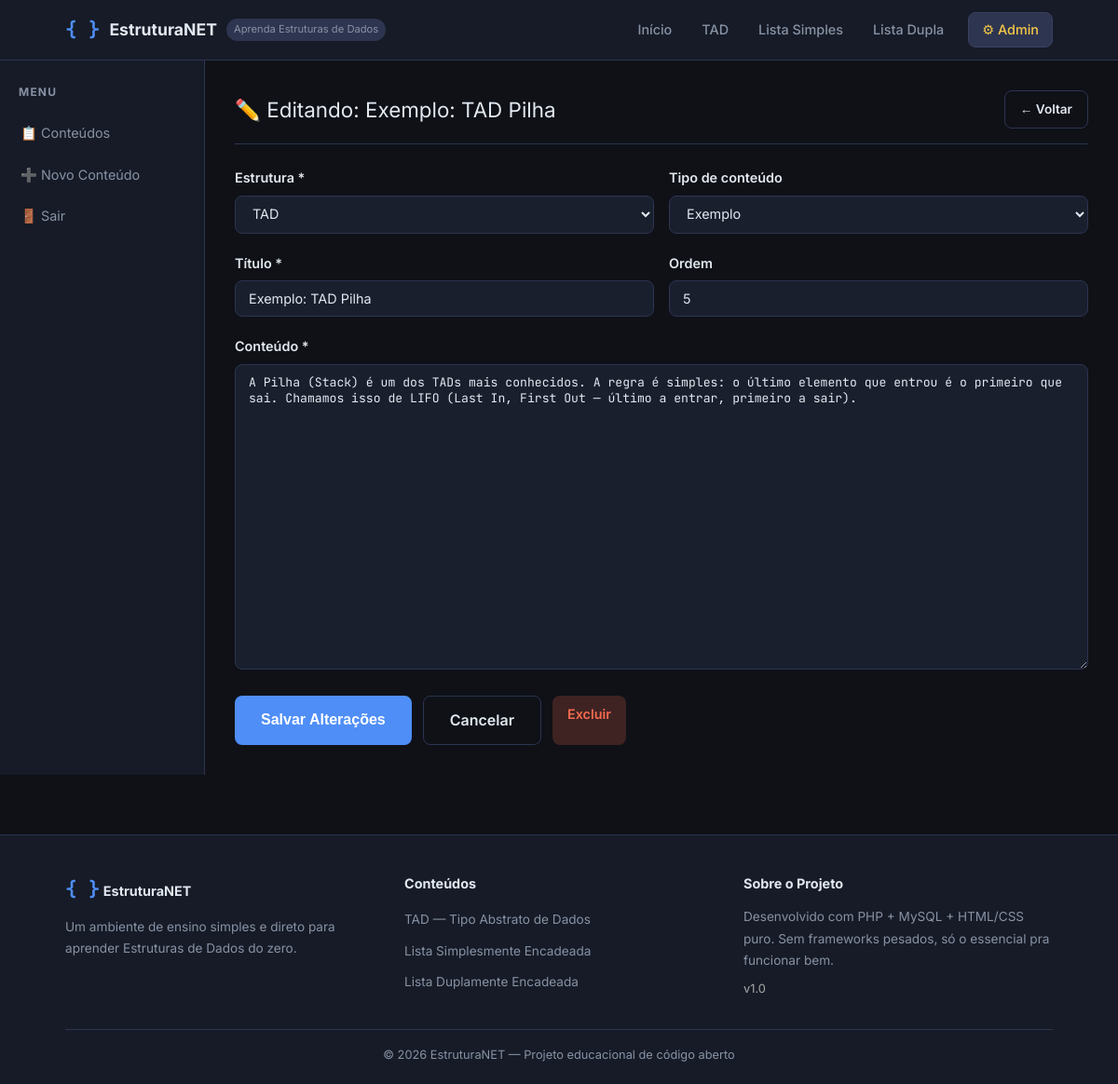
The page /admin/editar.php?id=11 (signed in) on the database its author committed.
### tables this page shows
CREATE TABLE `conteudos` (
  `id` int(11) NOT NULL,
  `estrutura` enum('tad','lista_simples','lista_dupla') NOT NULL COMMENT 'Qual estrutura esse conteúdo pertence',
  `tipo` enum('teoria','exemplo','codigo','dica','exercicio') NOT NULL DEFAULT 'teoria',
  `titulo` varchar(255) NOT NULL COMMENT 'Título do bloco de conteúdo',
  `conteudo` text NOT NULL COMMENT 'Corpo do conteúdo (HTML básico permitido)',
  `ordem` int(11) NOT NULL DEFAULT 10 COMMENT 'Ordem de exibição (menor = primeiro)',
  `ativo` tinyint(1) NOT NULL DEFAULT 1 COMMENT '1=ativo, 0=inativo',
  `criado_em` datetime NOT NULL DEFAULT current_timestamp(),
  `editado_em` datetime NOT NULL DEFAULT current_timestamp() ON UPDATE current_timestamp()
);

### admin/editar.php (the view, shortened to what this page needs)
<?php
$id       = (int)($_GET['id'] ?? 0);
$conexao  = conectar();
$stmt = $conexao->prepare("SELECT * FROM conteudos WHERE id = ?");
$stmt->bind_param('i', $id);
$stmt->execute();
$res  = $stmt->get_result();
$item = $res->fetch_assoc();
require_once '../includes/header.php';
$dados = $_SERVER['REQUEST_METHOD'] === 'POST' ? $_POST : $item;
?>
<div class="admin-layout">
    <aside class="admin-sidebar">
        <h4>Menu</h4>
        <a href="painel.php">📋 Conteúdos</a>
        <a href="novo.php">➕ Novo Conteúdo</a>
        <a href="logout.php">🚪 Sair</a>
    </aside>
    <div class="admin-conteudo">
        <div class="admin-titulo">
            <span>✏️ Editando: <?= htmlspecialchars($item['titulo']) ?></span>
            <a href="painel.php" class="btn-secundario" style="font-size:0.85rem;padding:8px 16px;">← Voltar</a>
        </div>
        <form method="POST" action="">
            <div class="form-linha">
                <div class="form-grupo">
                    <label>Estrutura *</label>
                    <select name="estrutura" required>
                        <option value="tad"          <?= $dados['estrutura'] === 'tad'          ? 'selected' : '' ?>>TAD</option>
                    </select>
                </div>
                <div class="form-grupo">
                    <label>Tipo de conteúdo</label>
                    <select name="tipo">
                        <?php foreach (['teoria','exemplo','codigo','dica','exercicio'] as $t): ?>
                        <option value="<?= $t ?>" <?= $dados['tipo'] === $t ? 'selected' : '' ?>>
                            <?= ucfirst($t) ?>
                        </option>
                        <?php endforeach; ?>
                    </select>
                </div>
            </div>
            <div class="form-linha">
                <div class="form-grupo">
                    <label>Título *</label>
                    <input type="text" name="titulo" value="<?= htmlspecialchars($dados['titulo']) ?>" required>
                </div>
                <div class="form-grupo">
                    <label>Ordem</label>
                    <input type="number" name="ordem" value="<?= $dados['ordem'] ?>" min="1" max="999">
                </div>
            </div>
            <div class="form-grupo">
                <label>Conteúdo *</label>
                <textarea name="conteudo" rows="18"><?= htmlspecialchars($dados['conteudo']) ?></textarea>
            </div>
            <div style="display:flex;gap:12px;">
                <button type="submit" class="btn-primario">Salvar Alterações</button>
                <a href="painel.php" class="btn-secundario">Cancelar</a>
                <a href="excluir.php?id=<?= $id ?>" class="btn-excluir btn-confirmar-excluir"
                   style="padding:8px 16px;border-radius:var(--raio);font-size:0.9rem;">
                    Excluir
                </a>
            </div>
        </form>
    </div>
</div>
<?php require_once '../includes/footer.php'; ?>

### assets/css/estilo.css (style rules this page uses)
:root { --cor-fundo: #0f1117; --cor-fundo2: #161b27; --cor-card: #1e2535; --cor-borda: #2d3550; --cor-primaria: #4f8ef7; --cor-secundaria: #7c5cbf; --cor-verde: #3ecf8e; --cor-amarelo: #f7c948; --cor-vermelho: #f76b4f; --cor-texto: #e2e8f0; --cor-texto-suave: #8892a4; --cor-codigo: #1a1f2e; --fonte-texto: 'Inter', sans-serif; --fonte-codigo: 'JetBrains Mono', monospace; --raio: 8px; --sombra: 0 2px 12px rgba(0,0,0,0.3); }
* { box-sizing: border-box; margin: 0; padding: 0; }
html { scroll-behavior: smooth; }
body { font-family: var(--fonte-texto); background: var(--cor-fundo); color: var(--cor-texto); line-height: 1.7; font-size: 16px; }
a { color: var(--cor-primaria); text-decoration: none; transition: color 0.2s; }
.btn-primario { display: inline-block; background: var(--cor-primaria); color: #fff !important; padding: 12px 28px; border-radius: var(--raio); font-weight: 600; font-size: 1rem; transition: all 0.2s; border: none; cursor: pointer; }
.btn-secundario { display: inline-block; background: transparent; color: var(--cor-texto) !important; padding: 12px 28px; border-radius: var(--raio); font-weight: 600; font-size: 1rem; transition: all 0.2s; border: 1px solid var(--cor-borda); cursor: pointer; }
.admin-layout { display: grid; grid-template-columns: 220px 1fr; gap: 0; min-height: calc(100vh - 64px); }
.admin-sidebar { background: var(--cor-fundo2); border-right: 1px solid var(--cor-borda); padding: 24px 0; }
.admin-sidebar h4 { padding: 0 20px 12px; font-size: 0.75rem; text-transform: uppercase; letter-spacing: 0.1em; color: var(--cor-texto-suave); }
.admin-sidebar a { display: block; padding: 10px 20px; color: var(--cor-texto-suave); font-size: 0.9rem; transition: all 0.2s; border-left: 2px solid transparent; }
.admin-conteudo { padding: 32px; }
.admin-titulo { font-size: 1.4rem; margin-bottom: 24px; padding-bottom: 16px; border-bottom: 1px solid var(--cor-borda); display: flex; align-items: center; justify-content: space-between; gap: 16px; }
.form-grupo { margin-bottom: 20px; }
.form-grupo label { display: block; font-size: 0.9rem; font-weight: 600; margin-bottom: 6px; color: var(--cor-texto); }
.form-grupo input, .form-grupo select, .form-grupo textarea { width: 100%; background: var(--cor-codigo); border: 1px solid var(--cor-borda); border-radius: var(--raio); padding: 10px 14px; color: var(--cor-texto); font-family: var(--fonte-texto); font-size: 0.9rem; transition: border-color 0.2s; }
.form-grupo textarea { font-family: var(--fonte-codigo); font-size: 0.82rem; resize: vertical; min-height: 200px; }
.form-linha { display: grid; grid-template-columns: 1fr 1fr; gap: 16px; }
.btn-editar, .btn-excluir, .btn-ver { padding: 5px 12px; border-radius: 5px; font-size: 0.8rem; font-weight: 600; border: none; cursor: pointer; text-decoration: none; transition: all 0.2s; display: inline-block; }
.btn-excluir { background: rgba(247,107,79,0.2); color: var(--cor-vermelho); }

### rows shown on the page
conteudos: titulo "Exemplo: TAD Pilha", estrutura "TAD", tipo "Exemplo", ordem "5", conteudo "A Pilha (Stack) é um dos TADs mais conhecidos. A regra é simples: o último elemento que entrou é o primeiro que sai. Chamamos isso de LIFO (Last In, First Out — último a entrar, primeiro a sair)."

### other values the page prints
SITE_NOME "EstruturaNET"
SITE_VERSAO "1.0"
